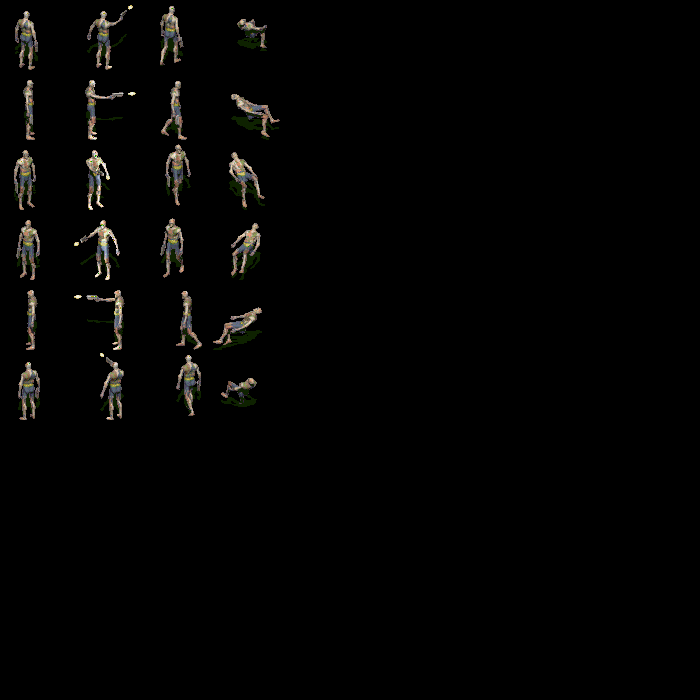

This is a level from a 2D game, rendered from its Tiled map with the project's own tilesets. A one-line summary and the complete map file follow:
An orthogonal 10x10 tile map with 70x70 px tiles, 1 tile layer (Capa de Patrones 1).

<map version="1.2" tiledversion="1.3.1" orientation="orthogonal" renderorder="right-down" compressionlevel="0" width="10" height="10" tilewidth="70" tileheight="70" infinite="0" nextlayerid="2" nextobjectid="1">
 <tileset firstgid="1" source="Ghoul_Ranged.tsx" />
 <layer id="1" name="Capa de Patrones 1" width="10" height="10">
  <data encoding="csv">
1,204,14,210,0,0,0,0,0,0,
30,233,43,239,0,0,0,0,0,0,
59,262,72,268,0,0,0,0,0,0,
88,291,101,297,0,0,0,0,0,0,
117,320,130,326,0,0,0,175,0,0,
146,349,159,355,0,0,0,0,0,0,
0,0,0,0,0,0,0,0,0,0,
0,0,0,0,0,0,0,0,0,0,
0,0,0,0,0,0,0,0,0,0,
0,0,0,0,0,0,0,0,0,0
</data>
 </layer>
</map>
